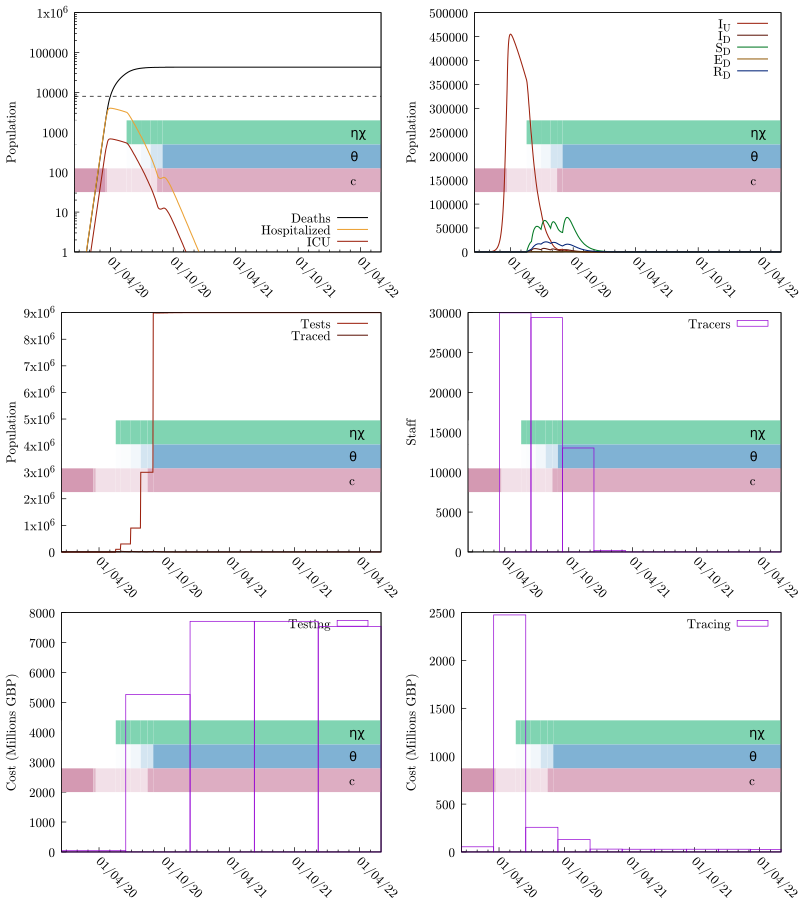

Source code (gnuplot):
set terminal pdfcairo color enhanced dashed font "cmr10,14" size 8,9
seed="ptti-scenario-3b-Trig30"
set output sprintf("%s.pdf", seed)
set multiplot layout 3,2
odefile=sprintf("%s-out-0.tsv", seed)
ttfile=sprintf("%s-out-0-testtrace.tsv", seed)
trfile=sprintf("%s-out-0-trcosts.tsv", seed)
tefile=sprintf("%s-out-0-tecosts.tsv", seed)
etimesfile=sprintf("%s-events.gp", seed)

set tics nomirror
set ylabel 'Population'

set yrange [0:]

set style fill transparent solid 0.25 noborder

# Colors
color_SU = '#00aa55'
color_SD = '#007722'

color_EU = '#eba134'
color_ED = '#945e0f'

color_IU = '#9c210e'
color_ID = '#5e160b'

color_RU = '#0055aa'
color_RD = '#002277'

# These are from the economic model inputs
Hospitalized_Pct_Deaths=0.44
ICU_Fatality=0.59
ICU_Pct=0.17
IFR=0.008
Non_ICU_Fatality=0.36

HF = IFR*Hospitalized_Pct_Deaths/(ICU_Pct*ICU_Fatality+(1-ICU_Pct)*Non_ICU_Fatality)
ICUF = HF*ICU_Pct

set key bottom right
set xdata time
set timefmt "%Y-%m-%d %H:%M:%S"
set format x "%d/%m/%y"

load etimesfile

set xtics rotate by -45 3600*24*30*6

set yrange [1:1e6]
set log y

set arrow from graph 0, first 8000 to graph 1, first 8000 nohead lc 0 dt '--'
plot odefile u 1:(($9+$10)*IFR) w l lw 1.5 lc 0 ti "Deaths", "" u 1:(($7+$8)*HF) w l lw 1.5 lc rgb color_EU ti "Hospitalized", "" u 1:(($7+$8)*ICUF) w l lw 1.5 lc rgb color_IU ti "ICU"

unset log y
unset arrow

set autoscale y
set yrange [0:]
set key top right

# set y2tics 0.5
# set y2range [0:4]

plot odefile u 1:7 w l lw 1.5 lc rgb color_IU ti "I_U", odefile u 1:8 w l lw 1.5 lc rgb color_ID ti "I_D", \
     odefile u 1:4 w l lw 1.5 lc rgb color_SD ti "S_D", odefile u 1:6 w l lw 1.5 lc rgb color_ED ti "E_D", \
     odefile u 1:10 w l lw 1.5 lc rgb color_RD ti "R_D"#, odefile u 1:13 w l axis x1y2 lc 0 ti "R"


plot ttfile u 1:3 w l lw 1.5 lc rgb color_IU ti "Tests", ttfile u 1:4 w l lw 1.5 lc rgb color_ID ti "Traced"

unset log y
unset yrange
set autoscale y
set style fill empty

set ylabel "Staff"
plot trfile u 1:5 w boxes ti "Tracers"

set ylabel "Cost (Millions GBP)"
plot tefile u 1:($5/1000000) w boxes ti "Testing"
plot trfile u 1:($6/1000000) w boxes ti "Tracing"

unset multiplot
set output
